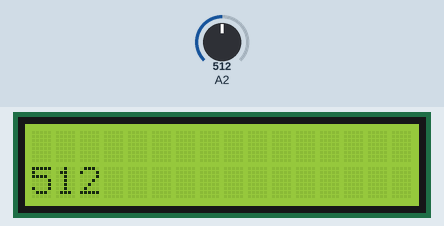
This sketch was run on a simulated Arduino Uno, built with avr-gcc and run on an emulated ATmega328P. On the bench: 16×2 character LCD. Inputs (shaded band) come from the test bench; at power-on: A2 = 512.

Above: at 1.2 s.
1.3 s: A2 set to 716
At 2.5 s:
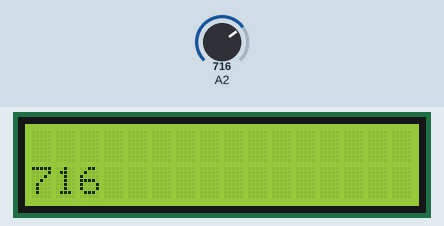
2.8 s: A2 set to 900
At 3.5 s:
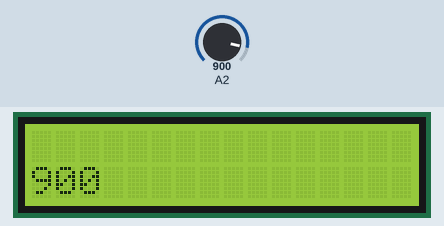
4.3 s: A2 set to 1023
At 5.7 s:
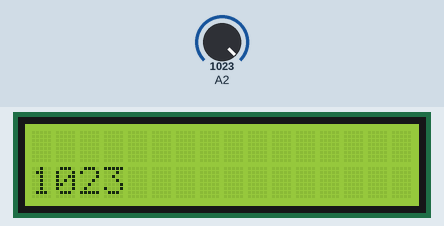
Timing chart, 0 to 7.3 s (numbered marks = the images above; inputs shaded):
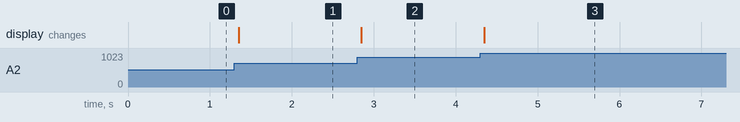

The sketch:

LCD.ino
```cpp
#include <Wire.h>
#include <LiquidCrystal_I2C.h>

LiquidCrystal_I2C lcd(0x27, 16, 2);
int val;

void setup() {
  // put your setup code here, to run once:
  Serial.begin(9600);
  lcd.init();
  lcd.backlight();
//  lcd.setCursor(0, 0);
//  lcd.print("Hello, world!");
//  lcd.setCursor(0, 1);
//  lcd.print("Eduino");
}

void loop() {
  // put your main code here, to run repeatedly:
  val = analogRead(A2);
  lcd.clear();
  lcd.setCursor(0, 1);
  lcd.print(val);
  delay(100);
}
```

Measured:
- after the input at 1.3 s, the display: changes after 0.05 s (image 1)
- after the input at 2.8 s, the display: changes after 0.05 s (image 2)
- after the input at 4.3 s, the display: changes after 0.05 s (image 3)
